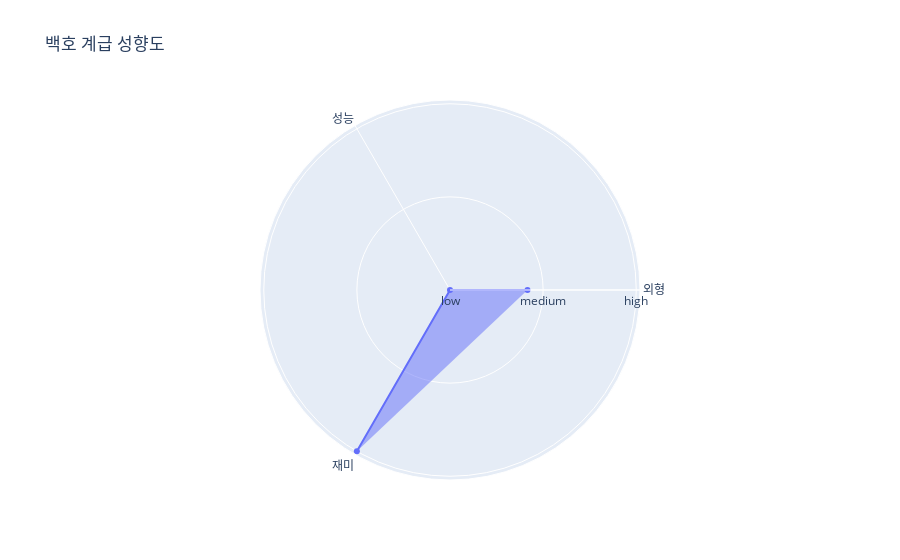

The notebook cell saved with this chart:
### Code cell
radarchart(normalization(levelselect(df, '동백호', '금백호')[['외형', '성능', '재미']].mean().values), '백호 계급 성향도')

### Figure 1 — Plotly figure (JSON) as saved in the notebook; plotly's stock layout.template omitted (floating-point values rounded to 4 significant figures)
{"data": [{"fill": "toself", "r": [0.416, 0, 1], "theta": ["외형", "성능", "재미"], "type": "scatterpolar"}], "layout": {"polar": {"radialaxis": {"ticktext": ["low", "medium", "high"], "tickvals": [0, 0.5, 1], "visible": true}}, "showlegend": false, "title": {"text": "백호 계급 성향도"}}}
